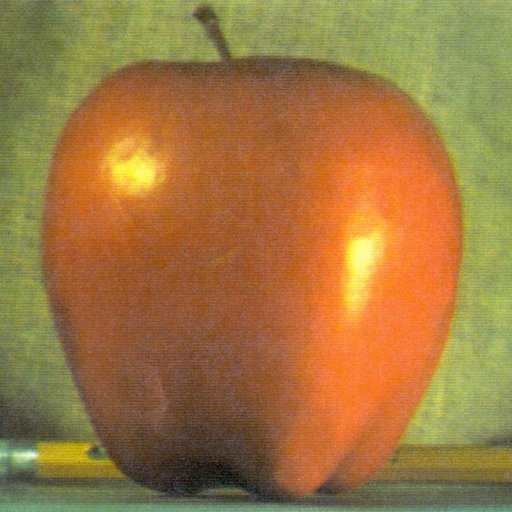
//> input picture apple.jpg, 512 x 512 px
$ ./Source ../apple.jpg   (built with g++ and OpenCV 4)
//> lines starting //> are read from the running program, lines starting //| are printed output that depends on the picture

#include <opencv2/core/core.hpp>

#include <opencv2/highgui/highgui.hpp>

#include <opencv2/imgproc/imgproc.hpp>

#include <iostream>


using namespace cv;

using namespace std;

int main(int argc, char** argv)

{

	if (argc != 2)

	{

		cout << " Usage: display_image ImageToLoadAndDisplay" << endl;

		return -1;

	}

	Mat image;

	image = imread(argv[1], IMREAD_COLOR); // Read the file
//> image is the input picture: 512 rows x 512 cols, CV_8UC3; mean B, G, R 64.8, 119.7, 159.1


	if (!image.data) // Check for invalid input

	{

		cout << "Could not open or find the image" << std::endl;

		return -1;

	}

	Mat gr;


	cvtColor(image, gr, cv::COLOR_BGR2GRAY, 0);
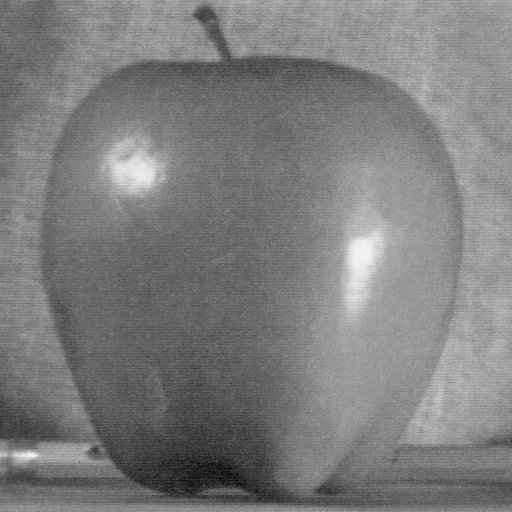
//> gr: 512 rows x 512 cols, CV_8UC1; min 7, max 248, mean 125.2


	int h = gr.rows;
//> h = 512

	int w = gr.cols;
//> w = 512

	int x = 0;

	double y = 0.0;

	cout << "Width: " << w << endl;
//| Width: 512

	cout << "Height: " << h << endl;
//| Height: 512


	Mat CSt = gr.clone();


	for (int i = 0; i < h; i++) {

		for (int j = 0; j < w; j++) {

			x = (int)gr.at<uchar>(i, j);

			y = 0.0;

			if (x < 155) {

				y = (double)(5 / 155) * (double)(x);

			}

			else {

				if (x < 212) {

					y = (double)(245 / 57) * (double)(x - 155) + 5;

				}

				else {

					y = (double)(5 / 43) * (double)(x - 212) + 250;

				}


			}

			CSt.at<uchar>(i, j) = (uchar)(cvRound(y));

		}

	}
//> this loop made 512 passes
//> (x, y) on passes 1 to 3: (158, 17), (173, 77), (169, 61)
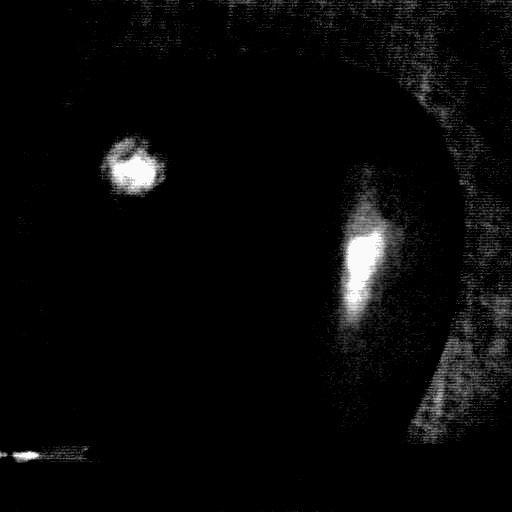
//> CSt: 512 rows x 512 cols, CV_8UC1; min 0, max 250, mean 8.5
//> after the loop, x = 134; y = 0

	namedWindow("Display window", WINDOW_AUTOSIZE); // Create a window for display.

	imshow("Display window", CSt); // Show our image inside it.

	namedWindow("Display Gray", WINDOW_AUTOSIZE); // Create a window for display.

	imshow("Display Gray", gr); // Show our image inside it.

	waitKey(0); // Wait for a keystroke in the window

	image.release();

	gr.release();

	return 0;

}

$ run again, on low.jpg
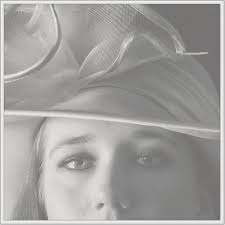
//> input picture low.jpg, 225 x 225 px
//> image is the input picture: 225 rows x 225 cols, CV_8UC3; mean B, G, R 158.2, 159.9, 160.6
//| Width: 225
//| Height: 225
//> the loop `for (int i = 0; i < h; i++)` made 225 passes
//> (x, y) on passes 1 to 3: (202, 193), (185, 125), (183, 117)
//> after the loop `for (int i = 0; i < h; i++)`:
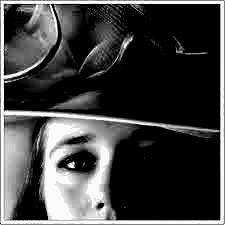
//> CSt: 225 rows x 225 cols, CV_8UC1; min 0, max 250, mean 64.6
//> after the loop `for (int i = 0; i < h; i++)`: x = 218; y = 250
